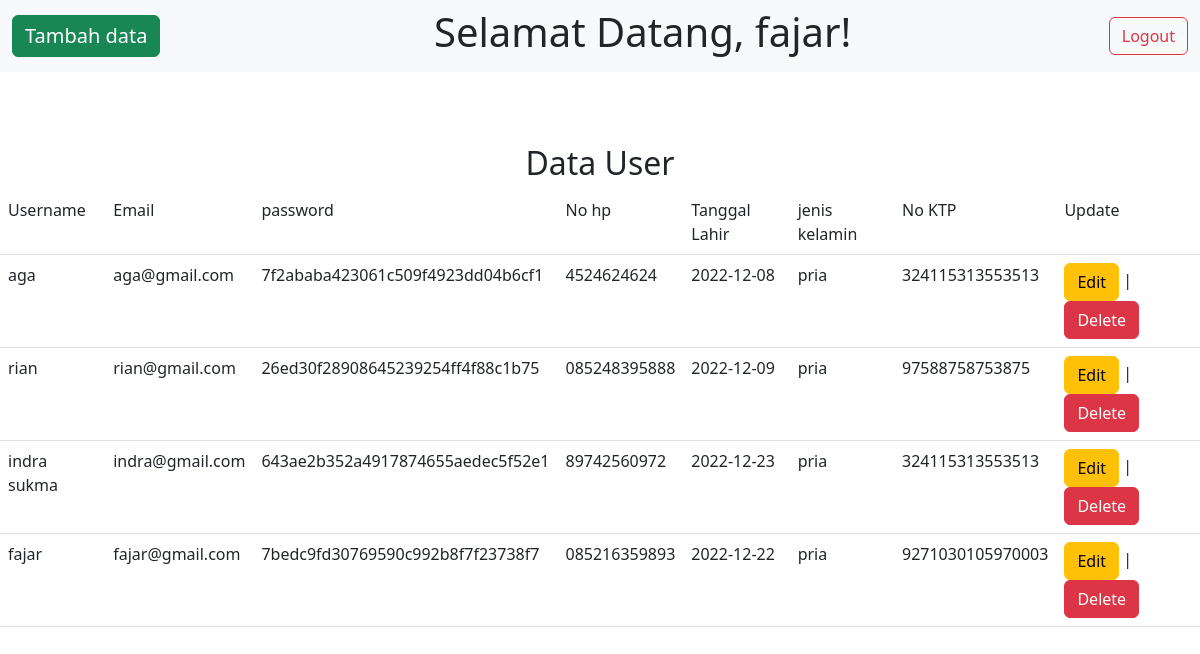
The page /admin/home.php (signed in) on the database its author committed.
### tables this page shows
CREATE TABLE `users` (
  `id` int(11) NOT NULL,
  `username` varchar(255) NOT NULL,
  `email` varchar(255) NOT NULL,
  `password` varchar(255) NOT NULL,
  `nohp` varchar(20) NOT NULL,
  `tgl` varchar(20) NOT NULL,
  `jk` varchar(20) NOT NULL,
  `ktp` varchar(50) NOT NULL,
  `gambar` varchar(100) NOT NULL
);

### admin/home.php (the view, shortened to what this page needs)
<?php
include_once("../config.php");
$result = mysqli_query($conn, "SELECT * FROM users ORDER BY id DESC");
?>
<!doctype html>
<html lang="en">
<head>
    <link href="https://cdn.jsdelivr.net/npm/bootstrap@5.3.0-alpha1/dist/css/bootstrap.min.css" rel="stylesheet">
</head>
<body>
    <nav class="navbar bg-light">
        <div class="container-fluid">
            <a href="add.php" class="navbar-brand btn btn-success text-white">Tambah data</a>
            <?php echo "<h1>Selamat Datang, " . $_SESSION['username'] . "!" . "</h1>"; ?>
            <form class="d-flex" role="search">
                <a href="../logout.php" class="btn btn-outline-danger" type="submit">Logout</a>
            </form>
        </div>
    </nav><br><br><br>
    <h2 class="text-center">Data User</h2>
    <table class="table table-hover" width='100%' border=0>
        <tr bgcolor='#CCCCCC'>
            <td>Username</td>
            <td>Email</td>
            <td>password</td>
            <td>No hp</td>
            <td>Tanggal Lahir</td>
            <td>jenis kelamin</td>
            <td>No KTP</td>
            <td>Update</td>
        </tr>
        <?php
        while ($res = mysqli_fetch_array($result)) {
            echo "<tr>";
            echo "<td>" . $res['username'] . "</td>";
            echo "<td>" . $res['email'] . "</td>";
            echo "<td>" . $res['password'] . "</td>";
            echo "<td>" . $res['nohp'] . "</td>";
            echo "<td>" . $res['tgl'] . "</td>";
            echo "<td>" . $res['jk'] . "</td>";
            echo "<td>" . $res['ktp'] . "</td>";
            echo "<td><a class='btn btn-warning' href=\"edit.php?id=$res[id]\">Edit</a> | <a class='btn btn-danger' href=\"delete.php?id=$res[id]\" onClick=\"return confirm('Kamu yakin untuk delete ini?')\">Delete</a></td>";
        }
        ?>
    </table>
</body>
</html>

### rows shown on the page
users: username "aga", email "aga@gmail.com", password "7f2ababa423061c509f4923dd04b6cf1", nohp "4524624624", tgl "2022-12-08", jk "pria", ktp "324115313553513"
users: username "rian", email "rian@gmail.com", password "26ed30f28908645239254ff4f88c1b75", nohp "085248395888", tgl "2022-12-09", jk "pria", ktp "97588758753875"
users: username "indra sukma", email "indra@gmail.com", password "643ae2b352a4917874655aedec5f52e1", nohp "89742560972", tgl "2022-12-23", jk "pria", ktp "324115313553513"
users: username "fajar", email "fajar@gmail.com", password "7bedc9fd30769590c992b8f7f23738f7", nohp "085216359893", tgl "2022-12-22", jk "pria", ktp "9271030105970003"

### other values the page prints
$_SESSION['username'] "fajar"
